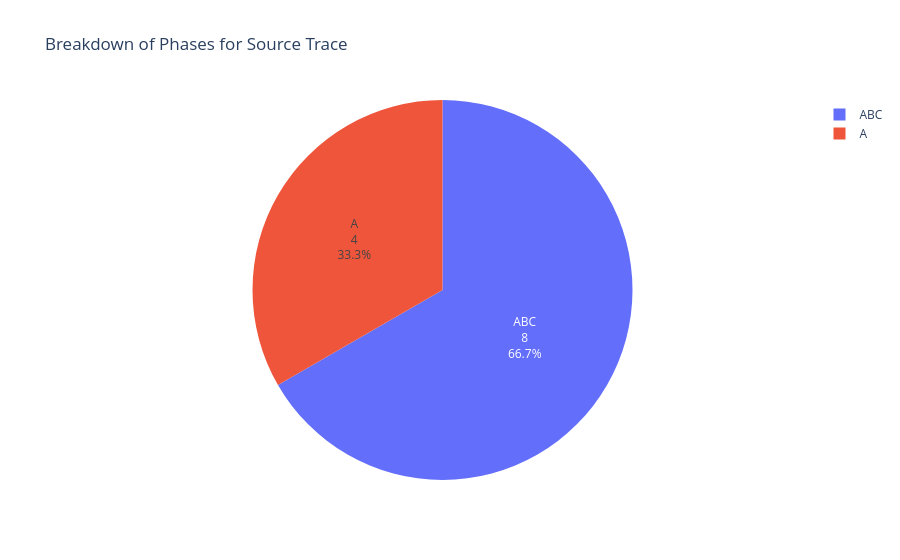

Here is the notebook cell this chart was saved with:
### Code cell
# Create a pie plot for the breakdown of phases.
df_phases = plot_pie(df, 'phases', 
                     'Breakdown of Phases for ' + trace_option.title() + ' Trace')

### Figure 1 — Plotly figure (JSON) as saved in the notebook; plotly's stock layout.template omitted (floating-point values rounded to 4 significant figures)
{"data": [{"domain": {"x": [0, 1], "y": [0, 1]}, "hovertemplate": "phases=%{label}<br>count=%{value}<extra></extra>", "labels": ["ABC", "A"], "legendgroup": "", "name": "", "showlegend": true, "textinfo": "percent+label+value", "textposition": "inside", "type": "pie", "values": [8, 4]}], "layout": {"legend": {"tracegroupgap": 0}, "title": {"text": "Breakdown of Phases for Source Trace"}}}
